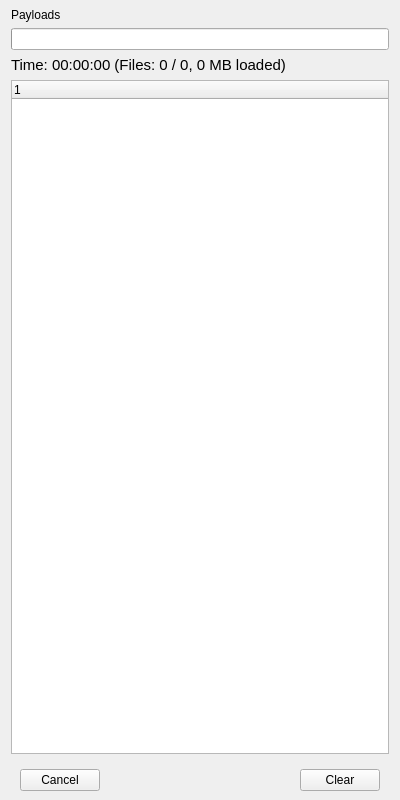
<?xml version="1.0" encoding="UTF-8"?>
<ui version="4.0">
 <class>UsdPayloadView</class>
 <widget class="QWidget" name="UsdPayloadView">
  <property name="geometry">
   <rect>
    <x>0</x>
    <y>0</y>
    <width>400</width>
    <height>800</height>
   </rect>
  </property>
  <property name="windowTitle">
   <string>Form</string>
  </property>
  <property name="styleSheet">
   <string notr="true"/>
  </property>
  <layout class="QVBoxLayout" name="verticalLayout_7">
   <property name="topMargin">
    <number>8</number>
   </property>
   <property name="bottomMargin">
    <number>0</number>
   </property>
   <item>
    <widget class="QWidget" name="dockWidget" native="true">
     <layout class="QVBoxLayout" name="verticalLayout_8">
      <property name="leftMargin">
       <number>0</number>
      </property>
      <property name="topMargin">
       <number>0</number>
      </property>
      <property name="rightMargin">
       <number>0</number>
      </property>
      <property name="bottomMargin">
       <number>0</number>
      </property>
      <item>
       <widget class="QLabel" name="label">
        <property name="text">
         <string>Payloads</string>
        </property>
       </widget>
      </item>
      <item>
       <widget class="QProgressBar" name="progress">
        <property name="maximum">
         <number>100</number>
        </property>
        <property name="value">
         <number>0</number>
        </property>
        <property name="textVisible">
         <bool>false</bool>
        </property>
       </widget>
      </item>
      <item>
       <widget class="QLabel" name="status">
        <property name="font">
         <font>
          <pointsize>11</pointsize>
         </font>
        </property>
        <property name="text">
         <string>Time: 00:00:00 (Files: 0 / 0, 0 MB loaded)</string>
        </property>
       </widget>
      </item>
      <item>
       <widget class="QTreeWidget" name="payloadTree">
        <column>
         <property name="text">
          <string notr="true">1</string>
         </property>
        </column>
       </widget>
      </item>
      <item>
       <widget class="QWidget" name="widget_6" native="true">
        <property name="minimumSize">
         <size>
          <width>0</width>
          <height>0</height>
         </size>
        </property>
        <layout class="QHBoxLayout" name="horizontalLayout_5">
         <item>
          <widget class="QPushButton" name="cancel">
           <property name="text">
            <string>Cancel</string>
           </property>
          </widget>
         </item>
         <item>
          <spacer name="horizontalSpacer_3">
           <property name="orientation">
            <enum>Qt::Orientation::Horizontal</enum>
           </property>
           <property name="sizeHint" stdset="0">
            <size>
             <width>40</width>
             <height>20</height>
            </size>
           </property>
          </spacer>
         </item>
         <item>
          <widget class="QPushButton" name="clear">
           <property name="text">
            <string>Clear</string>
           </property>
          </widget>
         </item>
        </layout>
       </widget>
      </item>
     </layout>
    </widget>
   </item>
  </layout>
 </widget>
 <resources/>
 <connections/>
</ui>
